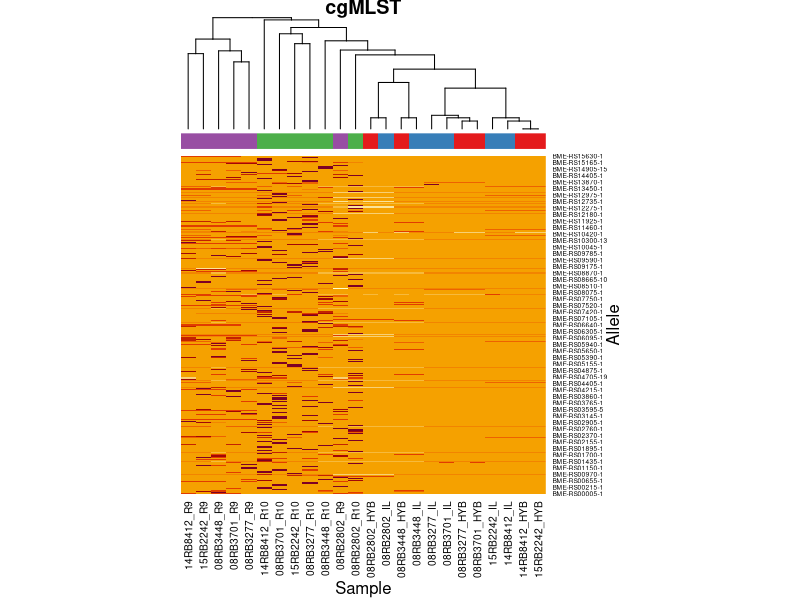

Reproduce this figure in R.
################################################################################
# cgMLST等位基因, 样本, 分组 热图
################################################################################
library(tidyverse)
library(RColorBrewer)


df <- read_tsv('data/cgMLST.tsv')

# 去除文件名和 cgMLST 中的 '.fasta'
df$FILE <- gsub('.fasta', '', df$FILE)
colnames(df) <- gsub('.fasta', '', colnames(df))

# 删除 cgmlst 值相同的列
df <- df %>%
  select(-names(which(sapply(df, n_distinct) == 1)))

# 格式化 dataframe
df <- as.data.frame(df)
rownames(df) <- df$FILE
df <- df %>% 
  select(-1) %>%
  t()
df <- as.matrix(df)

# 热图, 添加分组, 删除行进化树
mygrp <- sapply(strsplit(colnames(df), '_'), function(x) x[2]) %>% 
  as.factor() %>% 
  as.numeric()
colSide <- brewer.pal(9, "Set1")[mygrp]

png('figure/cgmlst.png', width = 800, height = 1200, res = 150)
heatmap(df, Rowv = NA, ColSideColors = colSide, 
             xlab = 'Sample', ylab = 'Allele', main = 'cgMLST',
             margins = c(8,6))
dev.off()